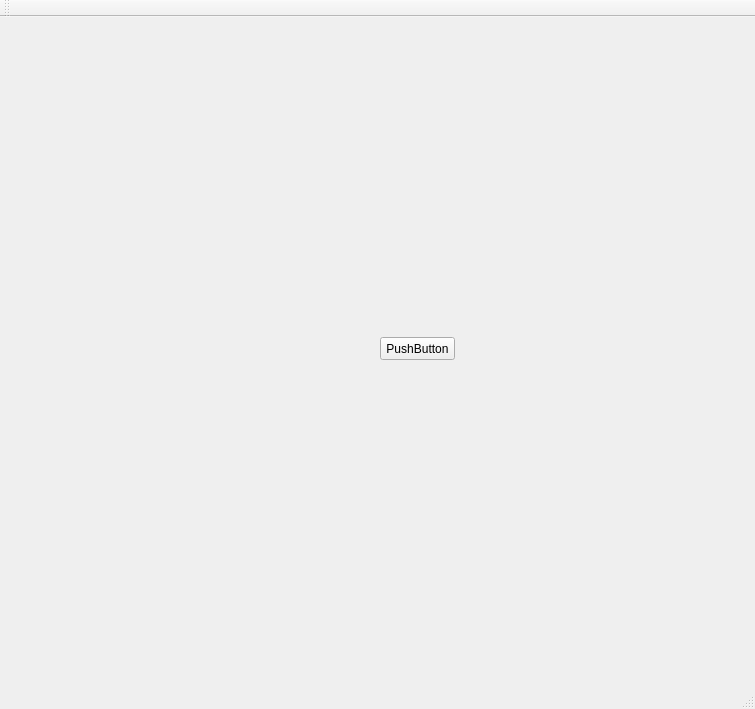
<?xml version="1.0" encoding="UTF-8"?>
<ui version="4.0">
 <class>MainWindow</class>
 <widget class="QMainWindow" name="MainWindow">
  <property name="geometry">
   <rect>
    <x>0</x>
    <y>0</y>
    <width>755</width>
    <height>709</height>
   </rect>
  </property>
  <property name="windowTitle">
   <string>MainWindow</string>
  </property>
  <widget class="QWidget" name="centralWidget">
   <widget class="QPushButton" name="pushButton">
    <property name="geometry">
     <rect>
      <x>380</x>
      <y>320</y>
      <width>75</width>
      <height>23</height>
     </rect>
    </property>
    <property name="text">
     <string>PushButton</string>
    </property>
   </widget>
   <widget class="QLabel" name="imagelabel">
    <property name="geometry">
     <rect>
      <x>0</x>
      <y>0</y>
      <width>375</width>
      <height>667</height>
     </rect>
    </property>
    <property name="text">
     <string/>
    </property>
   </widget>
  </widget>
  <widget class="QMenuBar" name="menuBar">
   <property name="geometry">
    <rect>
     <x>0</x>
     <y>0</y>
     <width>755</width>
     <height>23</height>
    </rect>
   </property>
  </widget>
  <widget class="QToolBar" name="mainToolBar">
   <attribute name="toolBarArea">
    <enum>TopToolBarArea</enum>
   </attribute>
   <attribute name="toolBarBreak">
    <bool>false</bool>
   </attribute>
  </widget>
  <widget class="QStatusBar" name="statusBar"/>
 </widget>
 <layoutdefault spacing="6" margin="11"/>
 <resources/>
 <connections/>
</ui>
